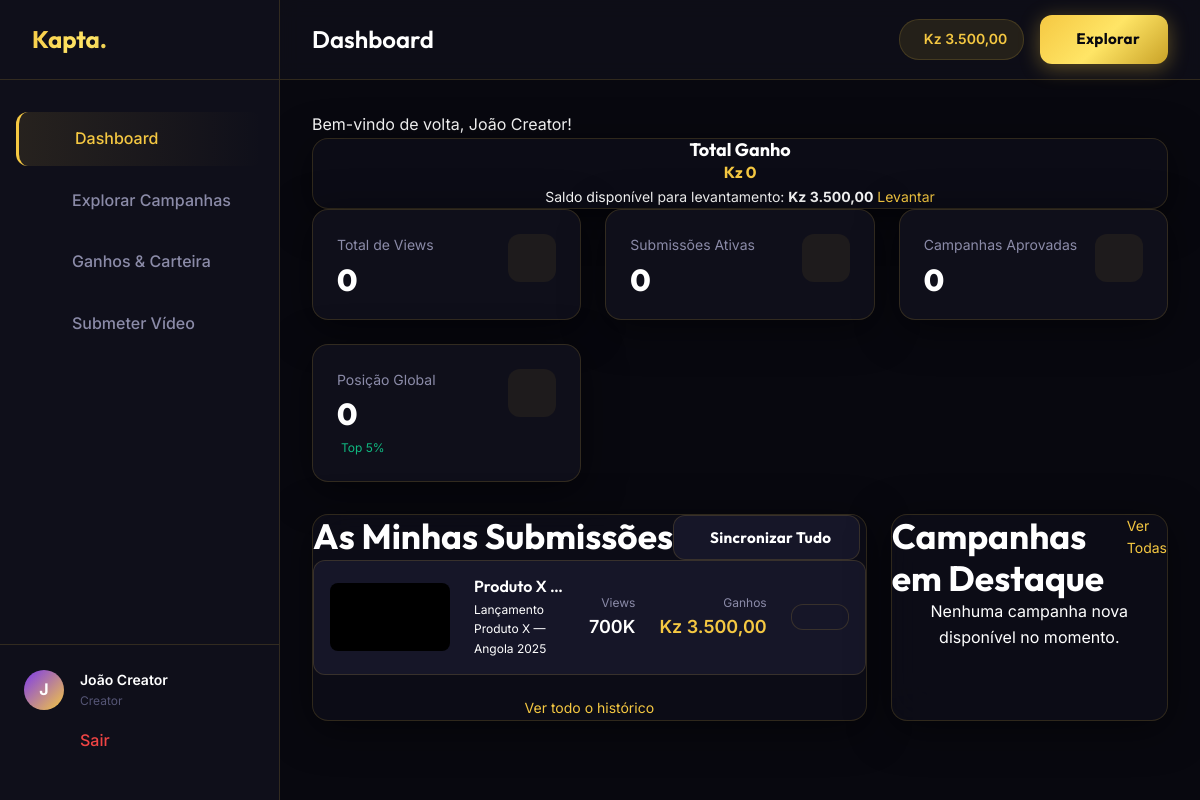
Page /creator/dashboard.php (signed in) on the committed database.
### tables this page shows
CREATE TABLE `wallets` (
  `id`               INT UNSIGNED NOT NULL AUTO_INCREMENT,
  `user_id`          INT UNSIGNED NOT NULL UNIQUE,
  `balance`          DECIMAL(15,2) NOT NULL DEFAULT 0.00,
  `total_deposited`  DECIMAL(15,2) NOT NULL DEFAULT 0.00,
  `total_withdrawn`  DECIMAL(15,2) NOT NULL DEFAULT 0.00,
  `created_at`       DATETIME NOT NULL DEFAULT CURRENT_TIMESTAMP,
  `updated_at`       DATETIME NOT NULL DEFAULT CURRENT_TIMESTAMP ON UPDATE CURRENT_TIMESTAMP,
  PRIMARY KEY (`id`),
  CONSTRAINT `fk_wallet_user` FOREIGN KEY (`user_id`) REFERENCES `users` (`id`) ON DELETE CASCADE
);

CREATE TABLE `campaign_submissions` (
  `id`             INT UNSIGNED NOT NULL AUTO_INCREMENT,
  `campaign_id`    INT UNSIGNED NOT NULL,
  `creator_id`     INT UNSIGNED NOT NULL,
  `platform`       ENUM('youtube','tiktok','instagram') NOT NULL,
  `video_url`      VARCHAR(500) NOT NULL,
  `video_id`       VARCHAR(255) DEFAULT NULL,
  `title`          VARCHAR(500) DEFAULT NULL,
  `thumbnail`      VARCHAR(500) DEFAULT NULL,
  `views`          BIGINT UNSIGNED NOT NULL DEFAULT 0,
  `last_synced_at` DATETIME DEFAULT NULL,
  `status`         ENUM('pending','approved','rejected','active') NOT NULL DEFAULT 'pending',
  `earnings`       DECIMAL(15,2) NOT NULL DEFAULT 0.00,
  `submitted_at`   DATETIME NOT NULL DEFAULT CURRENT_TIMESTAMP,
  `approved_at`    DATETIME DEFAULT NULL,
  PRIMARY KEY (`id`),
  KEY `idx_campaign`  (`campaign_id`),
  KEY `idx_creator`   (`creator_id`),
  KEY `idx_status`    (`status`),
  CONSTRAINT `fk_sub_campaign` FOREIGN KEY (`campaign_id`) REFERENCES `campaigns` (`id`) ON DELETE CASCADE,
  CONSTRAINT `fk_sub_creator`  FOREIGN KEY (`creator_id`)  REFERENCES `users` (`id`) ON DELETE CASCADE
);

CREATE TABLE `campaigns` (
  `id`             INT UNSIGNED NOT NULL AUTO_INCREMENT,
  `brand_id`       INT UNSIGNED NOT NULL,
  `title`          VARCHAR(255) NOT NULL,
  `description`    TEXT DEFAULT NULL,
  `requirements`   TEXT DEFAULT NULL,
  `category`       VARCHAR(80) NOT NULL DEFAULT 'Entretenimento',
  `platforms`      JSON DEFAULT NULL,
  `cpm_rate`       DECIMAL(15,2) NOT NULL DEFAULT 0.00,
  `budget`         DECIMAL(15,2) NOT NULL DEFAULT 0.00,
  `spent`          DECIMAL(15,2) NOT NULL DEFAULT 0.00,
  `status`         ENUM('draft','active','paused','completed') NOT NULL DEFAULT 'draft',
  `min_followers`  INT UNSIGNED NOT NULL DEFAULT 0,
  `deadline`       DATE DEFAULT NULL,
  `created_at`     DATETIME NOT NULL DEFAULT CURRENT_TIMESTAMP,
  `updated_at`     DATETIME NOT NULL DEFAULT CURRENT_TIMESTAMP ON UPDATE CURRENT_TIMESTAMP,
  PRIMARY KEY (`id`),
  KEY `idx_brand`  (`brand_id`),
  KEY `idx_status` (`status`),
  CONSTRAINT `fk_campaign_brand` FOREIGN KEY (`brand_id`) REFERENCES `users` (`id`) ON DELETE CASCADE
);

### includes/functions.php (called while the page is built, shortened)
<?php
function format_kz(float $amount): string {
    return 'Kz ' . number_format($amount, 2, ',', '.');
}
function format_views(int $views): string {
    if ($views >= 1_000) {
        return round($views / 1_000, 1) . 'K';
    }
    return (string)$views;
}
function current_user(): ?array {
    return $_SESSION['kapta_user'] ?? null;
}
function get_flash(): ?array {
    if (isset($_SESSION['flash'])) {
        $f = $_SESSION['flash'];
        return $f;
    }
    return null;
}

### creator/dashboard.php (the view, shortened to what this page needs)
<?php
require_once '../includes/functions.php';
$user = current_user();
$stmt = $pdo->prepare("SELECT balance FROM wallets WHERE user_id = ?");
$stmt->execute([$user['id']]);
$wallet = $stmt->fetch();
$balance = $wallet['balance'] ?? 0;
$stmt = $pdo->prepare("
    SELECT
        COUNT(*) as total_submissions,
        SUM(CASE WHEN status = 'active' THEN 1 ELSE 0 END) as active_submissions,
        SUM(CASE WHEN status = 'approved' THEN 1 ELSE 0 END) as approved_submissions,
        IFNULL(SUM(views), 0) as total_views,
        IFNULL(SUM(earnings), 0) as total_earnings
    FROM campaign_submissions
    WHERE creator_id = ?
");
$stmt->execute([$user['id']]);
$stats = $stmt->fetch();
$stmt = $pdo->prepare("
    SELECT s.*, c.title as campaign_title, c.cpm_rate
    FROM campaign_submissions s
    JOIN campaigns c ON s.campaign_id = c.id
    WHERE s.creator_id = ? AND s.status IN ('active', 'approved')
    ORDER BY s.submitted_at DESC
    LIMIT 4
");
$stmt->execute([$user['id']]);
$active_submissions = $stmt->fetchAll();
$stmt = $pdo->prepare("
    SELECT c.*, b.company_name, u.avatar
    FROM campaigns c
    JOIN brand_profiles b ON c.brand_id = b.user_id
    JOIN users u ON b.user_id = u.id
    WHERE c.status = 'active'
    AND c.id NOT IN (SELECT campaign_id FROM campaign_submissions WHERE creator_id = ?)
    ORDER BY c.created_at DESC
    LIMIT 3
");
$stmt->execute([$user['id']]);
$available_campaigns = $stmt->fetchAll();
include '../includes/header.php';
?>
<div class="dashboard-layout">
    <aside class="sidebar" id="sidebar">
        <div class="sidebar-header">
            <a href="dashboard.php" class="logo gradient-text">Kapta.</a>
        </div>
        <div class="sidebar-nav">
            <a href="dashboard.php" class="nav-item active"><i class="ph ph-squares-four"></i> Dashboard</a>
            <a href="campaigns.php" class="nav-item"><i class="ph ph-magnifying-glass"></i> Explorar Campanhas</a>
            <a href="earnings.php" class="nav-item"><i class="ph ph-money"></i> Ganhos & Carteira</a>
            <a href="submit.php" class="nav-item bg-white bg-opacity-5"><i class="ph ph-upload-simple"></i> Submeter Vídeo</a>
        </div>
        <div class="sidebar-footer">
            <div class="user-profile mb-4">
                <div class="user-avatar" style="background: linear-gradient(135deg, var(--accent-purple), var(--gold-primary));"><?php echo strtoupper(substr($user['name'], 0, 1)); ?></div>
                <div class="user-info">
                    <div class="user-name"><?php echo htmlspecialchars($user['name']); ?></div>
                    <div class="user-role">Creator</div>
                </div>
            </div>
            <a href="../auth/logout.php" class="nav-item" style="color: var(--accent-red);"><i class="ph ph-sign-out"></i> Sair</a>
        </div>
    </aside>
    <main class="main-content">
        <header class="topbar">
            <div class="flex items-center">
                <h1 class="topbar-title">Dashboard</h1>
            </div>
            <div class="topbar-actions">
                <div class="wallet-badge">
                    <i class="ph ph-coins text-gold"></i> <?php echo format_kz($balance); ?>
                </div>
                <a href="campaigns.php" class="btn btn-primary text-sm py-2"><i class="ph ph-magnifying-glass"></i> Explorar</a>
            </div>
        </header>
        <div class="content-wrapper">
            <?php $flash = get_flash(); if ($flash): ?>
                <div class="alert alert-<?php echo $flash['type']; ?> mb-6">
                    <?php echo $flash['message']; ?>
                </div>
            <?php endif; ?>
            <div class="glass-card p-8 mb-6 text-center relative overflow-hidden">
                <h2 class="text-secondary text-lg mb-2">Total Ganho</h2>
                <div class="text-5xl md:text-6xl font-bold font-outfit text-gold drop-shadow-md mb-2">
                    Kz <span class="animate-number" data-value="<?php echo $stats['total_earnings']; ?>">0</span>
                </div>
                <div class="text-sm text-secondary">
                    Saldo disponível para levantamento: <strong class="text-white"><?php echo format_kz($balance); ?></strong>
                    <a href="earnings.php" class="text-gold ml-2 hover:underline">Levantar <i class="ph ph-arrow-right"></i></a>
                </div>
            </div>
            <div class="stats-grid">
                <div class="glass-card stat-card">
                    <i class="ph ph-eye stat-icon"></i>
                    <div class="stat-title">Total de Views</div>
                    <div class="stat-value animate-number" data-value="<?php echo $stats['total_views']; ?>" data-format="views">0</div>
                </div>
                <div class="glass-card stat-card">
                    <i class="ph ph-video-camera stat-icon"></i>
                    <div class="stat-title">Submissões Ativas</div>
                    <div class="stat-value animate-number" data-value="<?php echo $stats['active_submissions']; ?>">0</div>
                </div>
                <div class="glass-card stat-card">
                    <i class="ph ph-check-circle stat-icon"></i>
                    <div class="stat-title">Campanhas Aprovadas</div>
                    <div class="stat-value animate-number" data-value="<?php echo $stats['approved_submissions'] + $stats['active_submissions']; ?>">0</div>
                </div>
                <div class="glass-card stat-card">
                    <i class="ph ph-trophy stat-icon"></i>
                    <div class="stat-title">Posição Global</div>
                    <div class="stat-value animate-number text-gold" data-value="<?php echo rand(10, 500);  ?>">0</div>
                    <div class="stat-trend positive"><i class="ph ph-trend-up"></i> Top 5%</div>
                </div>
            </div>
            <div class="dashboard-row">
                <div class="glass-card p-6">
                    <div class="flex justify-between items-center mb-6">
                        <h2 class="text-xl font-bold font-outfit">As Minhas Submissões</h2>
                        <?php if (!empty($active_submissions)): ?>
                            <button class="btn btn-secondary text-xs py-1.5 px-3 btn-sync-views"><i class="ph ph-arrows-clockwise"></i> Sincronizar Tudo</button>
                        <?php endif; ?>
                    </div>
                    <?php if (empty($active_submissions)): ?>
                        <div class="empty-state">
                            <div class="empty-state-icon"><i class="ph ph-video-camera-slash"></i></div>
                            <h3 class="empty-state-title">Ainda sem ganhos</h3>
                            <p class="empty-state-desc mb-4">Ainda não tem submissões ativas. Explore as campanhas disponíveis e submeta os seus vídeos para começar a ganhar.</p>
                            <a href="campaigns.php" class="btn btn-primary">Explorar Campanhas</a>
                        </div>
                    <?php else: ?>
                        <div class="flex flex-col gap-4">
                            <?php foreach ($active_submissions as $sub): ?>
                                <div class="submission-card bg-black bg-opacity-20 m-0">
                                    <div class="submission-thumb w-24 h-14">
                                        <div class="submission-platform-icon" style="width: 20px; height: 20px; font-size: 10px;">
                                        </div>
                                    </div>
                                    <div class="submission-info">
                                        <h4 class="submission-title text-sm"><a href="<?php echo htmlspecialchars($sub['video_url']); ?>" target="_blank" class="hover:underline"><?php echo htmlspecialchars($sub['title'] ?: 'Vídeo submetido'); ?></a></h4>
                                        <div class="text-xs text-secondary truncate"><?php echo htmlspecialchars($sub['campaign_title']); ?></div>
                                    </div>
                                    <div class="submission-stats shrink-0 gap-4">
                                        <div class="submission-stat">
                                            <span class="submission-stat-label">Views</span>
                                            <span class="submission-stat-value text-sm"><?php echo format_views($sub['views']); ?></span>
                                        </div>
                                        <div class="submission-stat">
                                            <span class="submission-stat-label">Ganhos</span>
                                            <span class="submission-stat-value text-sm gold"><?php echo format_kz($sub['earnings']); ?></span>
                                        </div>
                                        <div class="ml-2 pl-4 border-l border-dark-border">
                                            <button class="btn btn-secondary text-xs p-2 btn-sync-views w-8 h-8 flex items-center justify-center" data-id="<?php echo $sub['id']; ?>" title="Sincronizar views"><i class="ph ph-arrows-clockwise"></i></button>
                                        </div>
                                    </div>
                                </div>
                            <?php endforeach; ?>
                        </div>
                        <div class="mt-4 text-center">
                            <a href="earnings.php" class="text-sm text-gold hover:underline">Ver todo o histórico <i class="ph ph-arrow-right"></i></a>
                        </div>
                    <?php endif; ?>
                </div>
                <div class="glass-card p-6">
                    <div class="flex justify-between items-center mb-6">
                        <h2 class="text-xl font-bold font-outfit">Campanhas em Destaque</h2>
                        <a href="campaigns.php" class="text-gold text-sm hover:underline">Ver Todas</a>
                    </div>
                    <?php if (empty($available_campaigns)): ?>
                        <div class="p-6 text-center text-secondary border border-dark-border border-dashed rounded-xl">
                            Nenhuma campanha nova disponível no momento.
                        </div>
                    <?php endif; ?>
                </div>
            </div>
        </div>
    </main>
</div>
<?php include '../includes/footer.php'; ?>

### rows in the picture
wallets: balance "Kz 3.500,00"
campaign_submissions: title "Produto X…", campaign.title "Lançamento Produto X — Angola 2025", views "700K", earnings "Kz 3.500,00"

### other values in the picture
substr($user['name'], 0, 1) "J"
$user['name'] "João Creator"
$flash['message'] "Bem-vindo de volta, João Creator!"
